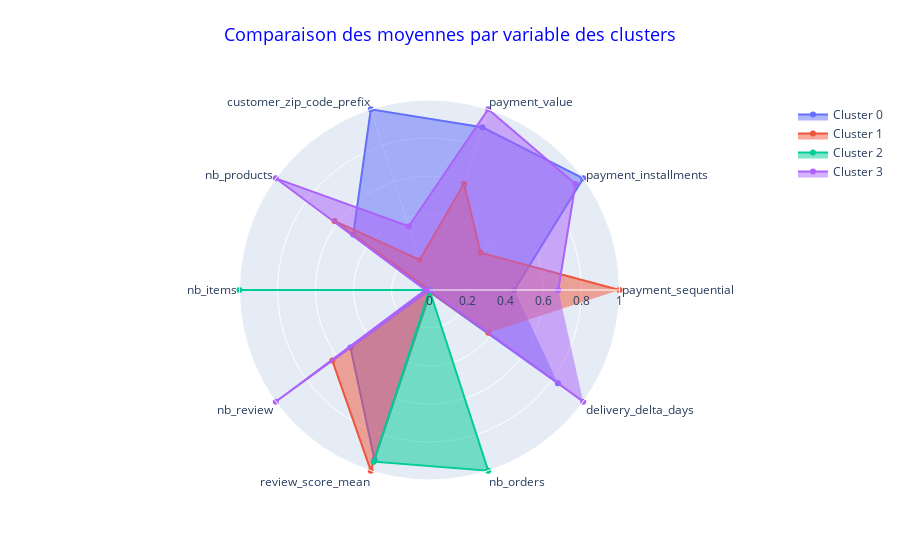

The notebook cell this image was saved under:
### Code cell
# KMeans Pipeline with best K
kmeans_model_new = Pipeline([("preprocessor", MinMaxScaler()),
                             ("kmeans", KMeans(K))])
kmeans_model_new.fit(X_new)

# Kmeans labels
kmeans_labels_new = kmeans_model_new.named_steps['kmeans'].labels_

# Scale X
scaler = MinMaxScaler()
X_scaled_new = scaler.fit_transform(X_new)
X_scaled_new = pd.DataFrame(X_scaled_new, index=X_new.index, columns=X_new.columns)
X_scaled_new["kmeans_label"] = kmeans_labels_new

# Group by cluster
X_scaled_clusters_new = X_scaled_new.groupby("kmeans_label").mean()

# Plot Radar chart
plot_radars(data=X_scaled_clusters_new,
            group="kmeans_label")

### Figure 1 — Plotly figure (JSON) as saved in the notebook; plotly's stock layout.template omitted (floating-point values rounded to 4 significant figures)
{"data": [{"fill": "toself", "name": "Cluster 0", "r": [0.4462, 1, 0.9007, 1, 0.4962, 0.00561, 0.5141, 0.938, 0.01287, 0.8355], "theta": ["payment_sequential", "payment_installments", "payment_value", "customer_zip_code_prefix", "nb_products", "nb_items", "nb_review", "review_score_mean", "nb_orders", "delivery_delta_days"], "type": "scatterpolar"}, {"fill": "toself", "name": "Cluster 1", "r": [1, 0.333, 0.5877, 0.1668, 0.6183, 0, 0.6322, 1, 0.007506, 0.3831], "theta": ["payment_sequential", "payment_installments", "payment_value", "customer_zip_code_prefix", "nb_products", "nb_items", "nb_review", "review_score_mean", "nb_orders", "delivery_delta_days"], "type": "scatterpolar"}, {"fill": "toself", "name": "Cluster 2", "r": [0, 0, 0, 0, 0, 1, 0, 0.9501, 1.0, 0], "theta": ["payment_sequential", "payment_installments", "payment_value", "customer_zip_code_prefix", "nb_products", "nb_items", "nb_review", "review_score_mean", "nb_orders", "delivery_delta_days"], "type": "scatterpolar"}, {"fill": "toself", "name": "Cluster 3", "r": [0.6777, 0.9497, 1, 0.3527, 1, 0.02186, 1, 0, 0, 1.0], "theta": ["payment_sequential", "payment_installments", "payment_value", "customer_zip_code_prefix", "nb_products", "nb_items", "nb_review", "review_score_mean", "nb_orders", "delivery_delta_days"], "type": "scatterpolar"}], "layout": {"polar": {"radialaxis": {"range": [0, 1], "visible": true}}, "showlegend": true, "title": {"font": {"color": "blue", "size": 18}, "text": "Comparaison des moyennes par variable des clusters", "x": 0.5, "xanchor": "center", "y": 0.95, "yanchor": "top"}}}
